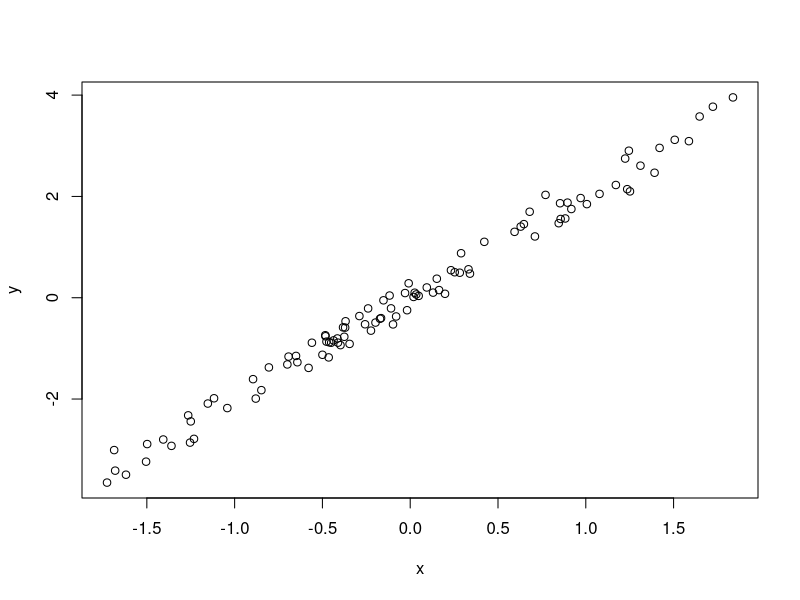

R code for this plot:
# Simulate and plot data
# Jeff Oliver

# 2021-03-23

# Simulate predictor variable
x <- rnorm(n = 100)
# Simulate response variable with some noise
y <- 2 * x + rnorm(n = 100, sd = 0.2)

# Plot the data
plot(x = x, y = y)